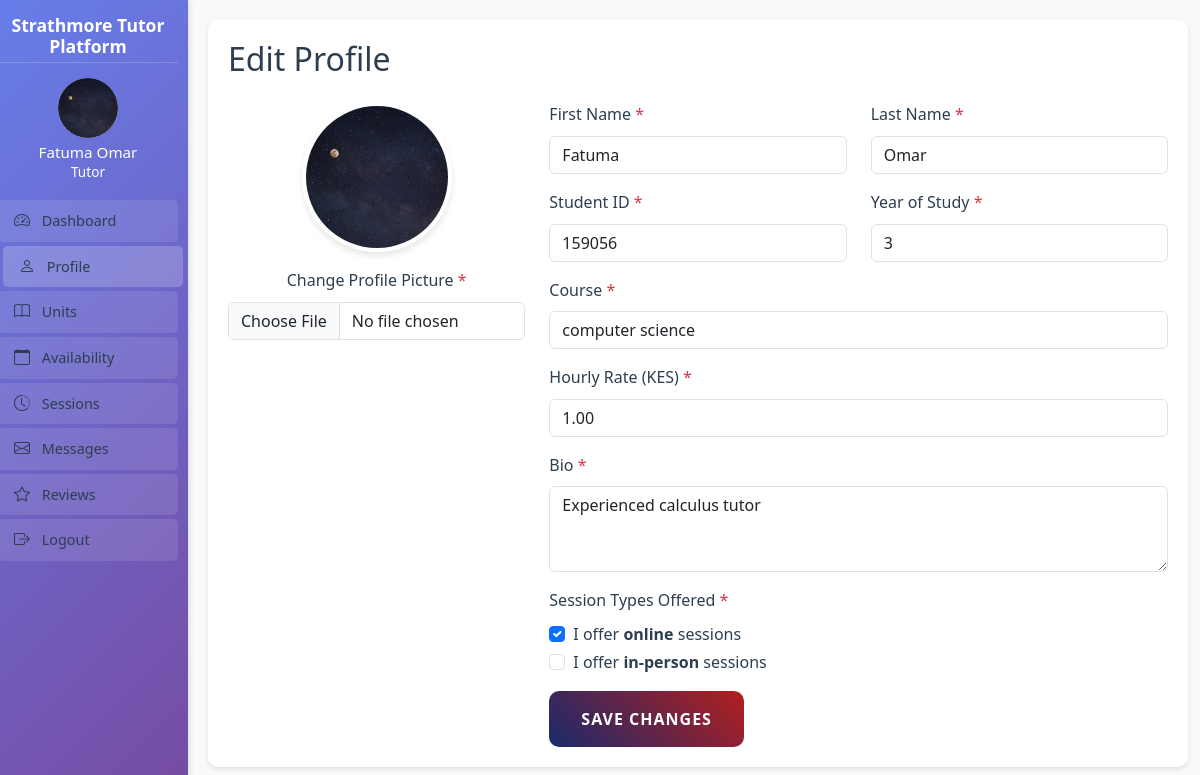
Screenshot of /tutor/profile.php (signed in) with the database file from the repository.
### tables this page shows
CREATE TABLE `tutor_profiles` (
  `id` int(11) NOT NULL,
  `user_id` int(11) NOT NULL,
  `hourly_rate` decimal(10,2) DEFAULT NULL,
  `education` text DEFAULT NULL,
  `experience` text DEFAULT NULL,
  `bio` text DEFAULT NULL,
  `profile_picture` varchar(255) DEFAULT NULL,
  `is_approved` tinyint(1) DEFAULT 0,
  `rating` decimal(3,2) DEFAULT 0.00,
  `total_sessions` int(11) DEFAULT 0,
  `offers_online` tinyint(1) DEFAULT 1,
  `offers_in_person` tinyint(1) DEFAULT 0
);

CREATE TABLE `users` (
  `id` int(11) NOT NULL,
  `email` varchar(255) NOT NULL,
  `password` varchar(255) NOT NULL,
  `first_name` varchar(100) NOT NULL,
  `last_name` varchar(100) NOT NULL,
  `student_id` varchar(50) NOT NULL,
  `year_of_study` int(11) NOT NULL,
  `course` varchar(100) NOT NULL,
  `role` enum('tutor','tutee','admin') NOT NULL,
  `verification_token` varchar(64) DEFAULT NULL,
  `verification_expires_at` datetime DEFAULT NULL,
  `is_verified` tinyint(1) DEFAULT 0,
  `created_at` timestamp NOT NULL DEFAULT current_timestamp(),
  `updated_at` timestamp NOT NULL DEFAULT current_timestamp() ON UPDATE current_timestamp(),
  `two_factor_enabled` tinyint(1) DEFAULT 0,
  `deleted_at` timestamp NULL DEFAULT NULL,
  `approval_status` enum('pending','approved','rejected','withdrawn') DEFAULT 'pending',
  `rejection_reason` text DEFAULT NULL,
  `application_submitted_at` timestamp NULL DEFAULT NULL,
  `last_status_update_at` timestamp NULL DEFAULT current_timestamp() ON UPDATE current_timestamp()
);

### tutor/profile.php (the view, shortened to what this page needs)
<?php
$database = new Database();
$pdo = $database->getConnection();
$stmt = $pdo->prepare("
    SELECT u.*, tp.hourly_rate, tp.bio, tp.profile_picture, tp.offers_online, tp.offers_in_person
    FROM users u
    LEFT JOIN tutor_profiles tp ON u.id = tp.user_id
    WHERE u.id = ?
");
$stmt->execute([$_SESSION['user_id']]);
$user = $stmt->fetch();
$first_name = $user['first_name'] ?? '';
$last_name = $user['last_name'] ?? '';
$student_id = $user['student_id'] ?? '';
$year_of_study = $user['year_of_study'] ?? '';
$course = $user['course'] ?? '';
$hourly_rate = $user['hourly_rate'] ?? '';
$bio = $user['bio'] ?? '';
$profile_picture = $user['profile_picture'] ?? 'default-avatar.jpg';
$offers_online = isset($user['offers_online']) ? $user['offers_online'] : 1;
$offers_in_person = isset($user['offers_in_person']) ? $user['offers_in_person'] : 0;
?>
<!DOCTYPE html>
<html lang="en">
<head>
    <link href="https://cdn.jsdelivr.net/npm/bootstrap@5.3.0/dist/css/bootstrap.min.css" rel="stylesheet">
    <link href="https://cdn.jsdelivr.net/npm/bootstrap-icons@1.7.2/font/bootstrap-icons.css" rel="stylesheet">
    <link href="<?php echo APP_URL; ?>/assets/css/style.css" rel="stylesheet">
</head>
<body>
    <div class="profile-container">
        <div class="row">
            <?php include 'includes/sidebar.php'; ?>
            <div class="col-md-9 col-lg-10 main-content">
                <div class="profile-card">
                    <h2 class="mb-4">Edit Profile</h2>
                    <form method="POST" action="" enctype="multipart/form-data" id="profileForm">
                        <div class="row">
                            <div class="col-md-4 text-center mb-4">
                                <img src="<?php echo APP_URL; ?>/assets/images/avatars/<?php echo $profile_picture; ?>"
                                     class="profile-picture mb-3"
                                     alt="Profile Picture">
                                <div class="mb-3">
                                    <label for="profile_picture" class="form-label">Change Profile Picture <span class="text-danger">*</span></label>
                                    <input type="file" class="form-control" id="profile_picture" name="profile_picture" accept="image/*" required>
                                </div>
                            </div>
                            <div class="col-md-8">
                                <div class="row">
                                    <div class="col-md-6 mb-3">
                                        <label for="first_name" class="form-label">First Name <span class="text-danger">*</span></label>
                                        <input type="text" class="form-control" id="first_name" name="first_name" value="<?php echo htmlspecialchars($first_name); ?>" required>
                                    </div>
                                    <div class="col-md-6 mb-3">
                                        <label for="last_name" class="form-label">Last Name <span class="text-danger">*</span></label>
                                        <input type="text" class="form-control" id="last_name" name="last_name" value="<?php echo htmlspecialchars($last_name); ?>" required>
                                    </div>
                                </div>
                                <div class="row">
                                    <div class="col-md-6 mb-3">
                                        <label for="student_id" class="form-label">Student ID <span class="text-danger">*</span></label>
                                        <input type="text" class="form-control" id="student_id" name="student_id" value="<?php echo htmlspecialchars($student_id); ?>" required>
                                    </div>
                                    <div class="col-md-6 mb-3">
                                        <label for="year_of_study" class="form-label">Year of Study <span class="text-danger">*</span></label>
                                        <input type="number" class="form-control" id="year_of_study" name="year_of_study" value="<?php echo htmlspecialchars($year_of_study); ?>" required>
                                    </div>
                                </div>
                                <div class="mb-3">
                                    <label for="course" class="form-label">Course <span class="text-danger">*</span></label>
                                    <input type="text" class="form-control" id="course" name="course" value="<?php echo htmlspecialchars($course); ?>" required>
                                </div>
                                <div class="mb-3">
                                    <label for="hourly_rate" class="form-label">Hourly Rate (KES) <span class="text-danger">*</span></label>
                                    <input type="number" class="form-control" id="hourly_rate" name="hourly_rate" value="<?php echo htmlspecialchars($hourly_rate); ?>" required>
                                </div>
                                <div class="mb-3">
                                    <label for="bio" class="form-label">Bio <span class="text-danger">*</span></label>
                                    <textarea class="form-control" id="bio" name="bio" rows="3" required><?php echo htmlspecialchars($bio); ?></textarea>
                                </div>
                                <div class="mb-3">
                                    <label class="form-label">Session Types Offered <span class="text-danger">*</span></label>
                                    <div class="form-check">
                                        <input class="form-check-input" type="checkbox" id="offers_online" name="offers_online" value="1" <?php if ($offers_online) echo 'checked'; ?>>
                                        <label class="form-check-label" for="offers_online">I offer <strong>online</strong> sessions</label>
                                    </div>
                                    <div class="form-check">
                                        <input class="form-check-input" type="checkbox" id="offers_in_person" name="offers_in_person" value="1" <?php if ($offers_in_person) echo 'checked'; ?>>
                                        <label class="form-check-label" for="offers_in_person">I offer <strong>in-person</strong> sessions</label>
                                    </div>
                                </div>
                                <button type="submit" class="btn btn-primary">Save Changes</button>
                            </div>
                        </div>
                    </form>
                </div>
            </div>
        </div>
    </div>
</body>
</html>

### tutor/includes/sidebar.php (shortened to what this page needs)
<?php
$current_page = basename($_SERVER['PHP_SELF']);
?>
<div class="col-md-3 col-lg-2 sidebar">
    <div class="sidebar-header">
        <h4><?php echo APP_NAME; ?></h4>
    </div>
    <div class="sidebar-profile">
        <div class="avatar-container">
            <img src="<?php echo APP_URL; ?>/assets/images/avatars/<?php echo $user['profile_picture'] ?? 'default-avatar.jpg'; ?>"
                 onerror="this.onerror=null; this.src='<?php echo APP_URL; ?>/assets/images/default-avatar.jpg'"
                 class="rounded-circle"
                 alt="Profile Picture">
        </div>
        <h5><?php echo htmlspecialchars($user['first_name'] . ' ' . $user['last_name']); ?></h5>
        <p>Tutor</p>
    </div>
    <nav class="nav flex-column">
        <a class="nav-link <?php echo $current_page === 'dashboard.php' ? 'active' : ''; ?>" href="dashboard.php">
            <i class="bi bi-speedometer2"></i> Dashboard
        </a>
        <a class="nav-link <?php echo $current_page === 'profile.php' ? 'active' : ''; ?>" href="profile.php">
            <i class="bi bi-person"></i> Profile
        </a>
        <a class="nav-link <?php echo $current_page === 'subjects.php' ? 'active' : ''; ?>" href="subjects.php">
            <i class="bi bi-book"></i> Units
        </a>
        <a class="nav-link <?php echo $current_page === 'availability.php' ? 'active' : ''; ?>" href="availability.php">
            <i class="bi bi-calendar"></i> Availability
        </a>
        <a class="nav-link <?php echo $current_page === 'sessions.php' ? 'active' : ''; ?>" href="sessions.php">
            <i class="bi bi-clock-history"></i> Sessions
        </a>
        <a class="nav-link <?php echo $current_page === 'messages.php' ? 'active' : ''; ?>" href="messages.php">
            <i class="bi bi-envelope"></i> Messages
        </a>
        <a class="nav-link <?php echo $current_page === 'reviews.php' ? 'active' : ''; ?>" href="reviews.php">
            <i class="bi bi-star"></i> Reviews
        </a>
        <a class="nav-link" href="../auth/logout.php">
            <i class="bi bi-box-arrow-right"></i> Logout
        </a>
    </nav>
</div>

### assets/css/style.css (style rules this page uses)
:root { --primary-color: #2c3e50; --secondary-color: #3498db; --accent-color: #e74c3c; --light-color: #ecf0f1; --dark-color: #2c3e50; --success-color: #2ecc71; --warning-color: #f1c40f; --danger-color: #e74c3c; }
body { font-family: 'Segoe UI', Tahoma, Geneva, Verdana, sans-serif; color: var(--dark-color); line-height: 1.6; background-color: #f8f9fa; min-height: 100vh; display: flex; flex-direction: column; }
.nav-link { color: var(--dark-color) !important; font-weight: 500; padding: 0.5rem 1rem !important; transition: color 0.3s ease; }
.profile-picture { width: 120px; height: 120px; border-radius: 50%; object-fit: cover; border: 4px solid white; box-shadow: 0 4px 6px rgba(0,0,0,0.1); }
.btn-primary { background-color: var(--secondary-color); border-color: var(--secondary-color); padding: 0.75rem 1.5rem; font-weight: 500; border-radius: 5px; }
.btn-primary { background: linear-gradient(45deg, #1a2a6c, #b21f1f); border: none; padding: 1rem 2rem; font-weight: 600; border-radius: 10px; transition: all 0.3s ease; text-transform: uppercase; letter-spacing: 1px; }

### tutor/profile.php (style rules this page uses)
.profile-container { min-height: 100vh; background-color: #f8f9fa; }
.sidebar { background: linear-gradient(135deg, #667eea 0%, #764ba2 100%); color: white; min-height: 100vh; padding: 10px; position: fixed; width: 200px; z-index: 1000; box-shadow: 2px 0 5px rgba(0,0,0,0.1); }
.sidebar-header { padding: 5px 0; border-bottom: 1px solid rgba(255,255,255,0.2); margin-bottom: 10px; }
.sidebar-header h4 { color: white; font-weight: bold; margin: 0; text-align: center; font-size: 1.1rem; }
.sidebar-profile { padding: 5px 0; margin-bottom: 10px; text-align: center; }
.avatar-container { width: 60px; height: 60px; margin: 0 auto; position: relative; overflow: hidden; }
.avatar-container img { width: 100%; height: 100%; object-fit: cover; display: block; border-radius: 50%; background-color: #f8f9fa; }
.sidebar-profile h5 { color: white; margin: 5px 0 0 0; text-align: center; font-size: 0.95rem; }
.sidebar-profile p { color: white; margin: 0; text-align: center; font-size: 0.85rem; }
.sidebar .nav-link { color: white; padding: 8px 10px; margin: 2px 0; border-radius: 5px; font-weight: 500; background-color: rgba(255,255,255,0.1); font-size: 0.9rem; }
.sidebar .nav-link:hover, .sidebar .nav-link.active { background-color: rgba(255,255,255,0.2); color: white; transform: translateX(5px); }
.sidebar .nav-link i { margin-right: 8px; font-size: 1rem; }
.main-content { margin-left: 200px; padding: 20px; }
.profile-card { background: white; border-radius: 10px; padding: 20px; box-shadow: 0 2px 4px rgba(0,0,0,0.1); margin-bottom: 20px; }
.profile-picture { width: 150px; height: 150px; border-radius: 50%; object-fit: cover; }

### tutor/includes/sidebar.php (style rules this page uses)
.sidebar { background: linear-gradient(135deg, #667eea 0%, #764ba2 100%); color: white; min-height: 100vh; padding: 10px; position: fixed; width: 200px; z-index: 1000; box-shadow: 2px 0 5px rgba(0,0,0,0.1); }
.sidebar-header { padding: 5px 0; border-bottom: 1px solid rgba(255,255,255,0.2); margin-bottom: 10px; }
.sidebar-header h4 { color: white; font-weight: bold; margin: 0; text-align: center; font-size: 1.1rem; }
.sidebar-profile { padding: 5px 0; margin-bottom: 10px; text-align: center; }
.avatar-container { width: 60px; height: 60px; margin: 0 auto; position: relative; overflow: hidden; }
.avatar-container img { width: 100%; height: 100%; object-fit: cover; display: block; border-radius: 50%; background-color: #f8f9fa; }
.sidebar-profile h5 { color: white; margin: 5px 0 0 0; text-align: center; font-size: 0.95rem; }
.sidebar-profile p { color: white; margin: 0; text-align: center; font-size: 0.85rem; }
.sidebar .nav-link { color: white; padding: 8px 10px; margin: 2px 0; border-radius: 5px; font-weight: 500; background-color: rgba(255,255,255,0.1); font-size: 0.9rem; }
.sidebar .nav-link:hover, .sidebar .nav-link.active { background-color: rgba(255,255,255,0.2); color: white; transform: translateX(5px); }
.sidebar .nav-link i { margin-right: 8px; font-size: 1rem; }

### rows the page displays
tutor_profiles: profile_picture (picture), hourly_rate "1.00", bio "Experienced calculus tutor", offers_online "☑"
users: first_name+last_name "Fatuma Omar", first_name "Fatuma", last_name "Omar", student_id "159056", year_of_study "3", course "computer science"

### other values shown
APP_NAME "Strathmore Tutor Platform"
